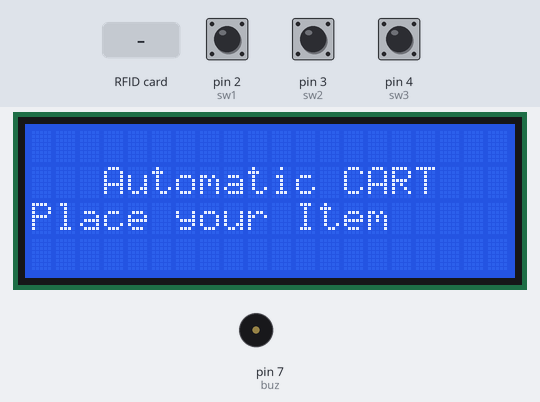
The sketch below on a simulated Arduino Uno, built with avr-gcc and run on an emulated ATmega328P. Shown: 20×4 character LCD, buzzer (waves = sounding, pin HIGH). The test bench sets the inputs (shaded band); at power-on: pin 3 (sw2) LOW, pin 2 (sw1) HIGH, pin 4 (sw3) LOW. Pins used as bus, display or sensor lines are not drawn.

Above: at 1.3 s.
1.4 s: pin 3 (sw2) pulled HIGH for 0.2 s
At 2.4 s:
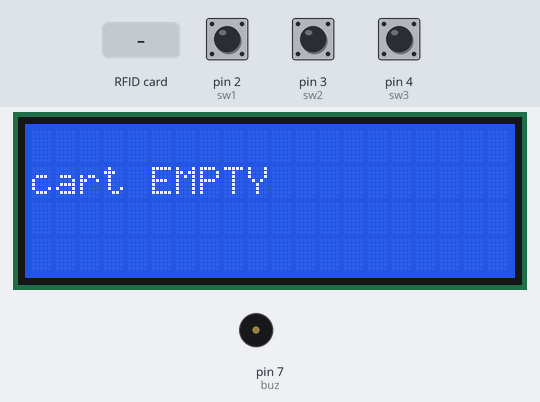
3.2 s: RFID card 05 3A B0 C0 08 B0 C1 held to the reader
At 3.46 s:
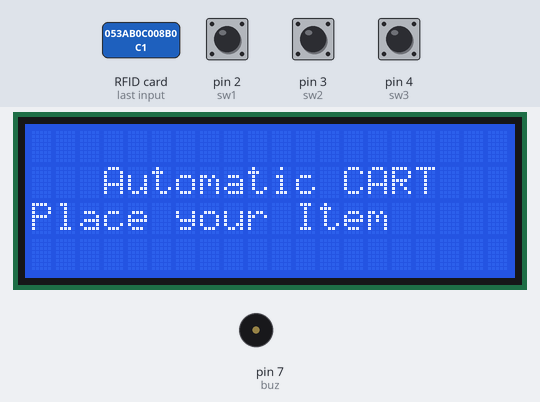
5.2 s: RFID card 05 36 0D 61 26 B0 C1 held to the reader
At 6.1 s:
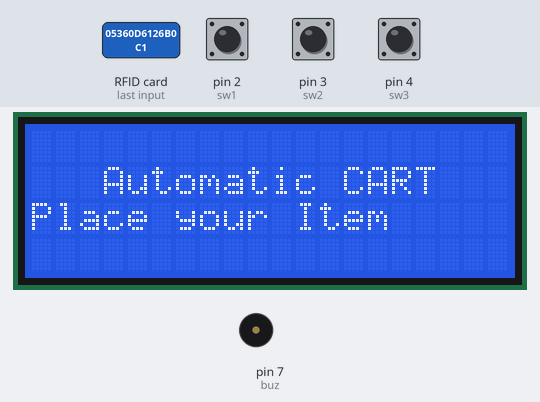
7.2 s: RFID card 05 3C 54 B8 38 B0 C1 held to the reader
At 8.9 s:
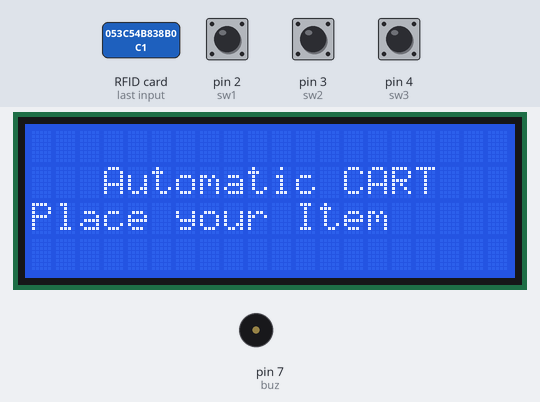
9.2 s: pin 3 (sw2) pulled HIGH for 3.2 s
At 10.3 s:
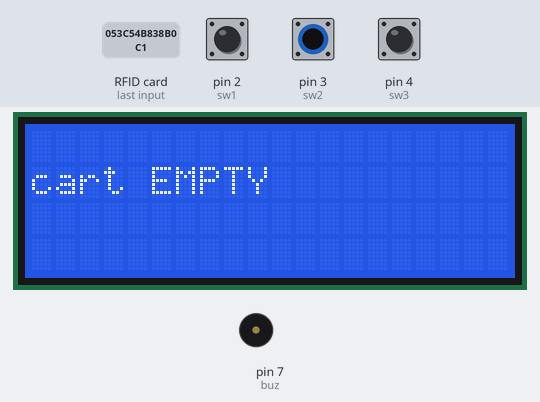
Timing chart, 0 to 14.1 s (numbered marks = the images above; inputs shaded):
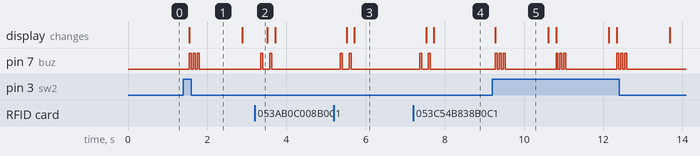

The sketch:

arduinocode.ino
```cpp
/***********************************************************************************************
 *              Auto CART
***********************************************************************************************/
#include<Arduino.h>
#include <SPI.h>
#include <MFRC522.h>
#include <Wire.h>
#include <LiquidCrystal_I2C.h>

#define buz 7
#define sw1 2
#define sw2 3
#define sw3 4
#define SS_PIN 10
#define RST_PIN 9

MFRC522 mfrc522(SS_PIN, RST_PIN);
LiquidCrystal_I2C lcd(0x27,20,4);

/*******************************************************************************************/
void rfid_read();
void main_menu();
void StoreItems();
void addItemToCart();
void buzer(int);
void addingProcedure(int);
int key();
void list_cart();
/*******************************************************************************************/
String ID="";
String content= "";

struct cart
{
  String UUID, ITEM;
  float PRICE;
} STOCK[10];

struct list
{
  String ITEM;
  float PRICE;
  int qty;
} CART[10];

int TotalItems = 7;
int items = 0;

   int pt,ot,dt=0;
/*******************************************************************************************/
void setup()
{
  Serial.begin(9600);
  SPI.begin();
  mfrc522.PCD_Init();

  pinMode(sw1, INPUT);
  pinMode(sw2, INPUT);
  pinMode(sw3, INPUT);
  pinMode(buz, OUTPUT);

  lcd.init();
  lcd.clear();
  lcd.backlight();

  main_menu();
  StoreItems();
}

void loop()
{
  rfid_read();
  addItemToCart();
  list_cart();
  delay(100);
}
/*******************************************************************************************/
void rfid_read()
{
  content = "";

  if (!mfrc522.PICC_IsNewCardPresent())
  {
    content = "NA";
    return;
  }
  if (!mfrc522.PICC_ReadCardSerial())
  {
    content = "NA";
    return;
  }

  for (byte i = 0; i < mfrc522.uid.size; i++)
  {
    content.concat(String(mfrc522.uid.uidByte[i] < 0x10 ? " 0" : " "));
    content.concat(String(mfrc522.uid.uidByte[i], HEX));
  }
}

/*******************************************************************************************/
void main_menu()
{
  lcd.clear();
  lcd.setCursor(0,1);
  lcd.print("   Automatic CART");

  lcd.setCursor(0,2);
  lcd.print("Place your Item");
}

/*******************************************************************************************/
void StoreItems()
{
  STOCK[0].UUID = " 05 3a b0 c0 08 b0 c1";
  STOCK[0].ITEM = "Rice";
  STOCK[0].PRICE = 58.99;

  STOCK[1].UUID = " 05 36 0d 61 26 b0 c1";
  STOCK[1].ITEM = "Sugar";
  STOCK[1].PRICE = 34.49;

  STOCK[2].UUID = " 05 3c 54 b8 38 b0 c1";
  STOCK[2].ITEM = "Banana";
  STOCK[2].PRICE = 29.99;

  STOCK[3].UUID = " 05 33 04 19 38 b0 c1";
  STOCK[3].ITEM = "Milk";
  STOCK[3].PRICE = 18.50;

  STOCK[4].UUID = " 05 32 7a 97 38 b0 c1";
  STOCK[4].ITEM = "Bread";
  STOCK[4].PRICE = 29.75;

  STOCK[5].UUID = " ba c3 d9 63";
  STOCK[5].ITEM = "Eggs";
  STOCK[5].PRICE = 38.99;

  STOCK[6].UUID = " 79 f0 b4 05";
  STOCK[6].ITEM = "Apples";
  STOCK[6].PRICE = 50.99;
}

/*******************************************************************************************/
void addItemToCart()
{
  if(content != "NA")
  {
    if(content != ID)
    {
      buzer(1);
      ID = content;

      for(int i=0;i<TotalItems;i++)
      {
        if(STOCK[i].UUID == content)
        {
          addingProcedure(i);
          main_menu();
          ID = "";
        }
      }
    }
  }
}

/*******************************************************************************************/
void buzer(int n)
{
  for(int i=0;i<n;i++)
  {
    digitalWrite(buz,HIGH);
    delay(50);
    digitalWrite(buz,LOW);
    delay(50);
  }
}

/*******************************************************************************************/
int key()
{
  if(digitalRead(sw1)==0) { delay(60); return 1; }
  if(digitalRead(sw2)==0) { delay(60); return 2; }
  if(digitalRead(sw3)==0) { delay(60); return 3; }
  return 4;
}

/*******************************************************************************************/
void addingProcedure(int i)
{
    int k;

    lcd.clear();
    lcd.setCursor(0, 1);
    lcd.print("   Automatic CART");
    lcd.setCursor(0, 0);
    lcd.print(STOCK[i].ITEM);
    lcd.setCursor(12, 0);
    lcd.print(STOCK[i].PRICE);
    lcd.setCursor(0, 3);
    lcd.print("S1->Add 2->Ignore");
    lcd.setCursor(0, 2);
    lcd.print("Choose your option");

    pt = ot = millis() / 100;
    dt = 0;

    while (1)
    {
        pt = millis() / 100;
        if (pt - ot > 5)
        {
            dt++;
            ot = pt;
            lcd.setCursor(18, 1);
            lcd.print(dt);
            if (dt > 10)
            {
                buzer(1);
                return;
            }
        }

        k = key();

        if (k == 2)
        {
            buzer(1);
            return;
        }

        if (k == 1)
        {
            int f = 0;
            for (int k = 0; k < items; k++)
            {
                if (CART[k].ITEM == STOCK[i].ITEM)
                {
                    f = 1;
                    CART[k].qty++;
                }
            }

            if (f == 0)
            {
                CART[items].ITEM = STOCK[i].ITEM;
                CART[items].PRICE = STOCK[i].PRICE;
                CART[items].qty = 1;
                items++;
            }

            buzer(1);
            lcd.clear();
            lcd.print("CART UPDATED");
            delay(1000);
            return;
        }
    }
}

/*******************************************************************************************
 *       LIST CART
*******************************************************************************************/
void list_cart()
{
    if (key() != 3) return;

    if (items == 0)
    {
        lcd.clear();
        lcd.setCursor(0,1);
        lcd.print("cart EMPTY");
        buzer(3);
        delay(1000);
        main_menu();
        return;
    }

    int cursor = 0;
    int top = 0;
    int visible = 3;
    int LCDline[3] = {0, 3, 2};

    bool refresh = true;


    while (1)
    {
        if (refresh)
        {
            float totalprice=0;
            for (int i = 0; i < items; i++)
            {
              totalprice += CART[i].PRICE * CART[i].qty;

            }
            lcd.clear();
            lcd.setCursor(0,1);
            lcd.print("Total:");
            lcd.print(items);
            lcd.print("items");
            lcd.setCursor(13,1);
            lcd.print(totalprice,2);


            for (int i = 0; i < visible; i++)
            {
                int index = top + i;
                if (index >= items) break;

                lcd.setCursor(0, LCDline[i]);

                if (index == cursor) lcd.print(">");
                else lcd.print(" ");

                lcd.print(CART[index].ITEM);
                lcd.print(" ");
                lcd.print(CART[index].PRICE,2);
                lcd.print("  ");
                lcd.print(CART[index].qty);
            }


            refresh = false;
        }

        int k = key();

        if (k == 2)  //  2 for moving down
        {
            cursor++;
            if (cursor >= items) cursor = 0;

            // Scroll logic
            if (cursor < top)
                top = cursor;
            else if (cursor >= top + visible)
                top = cursor - (visible - 1);

            buzer(1);
            refresh = true;
        }

        else if (k == 1)
        {
            main_menu();
            buzer(1);
            return;
        }
            else if (k == 3)   // REMOVE the item
        {
        CART[cursor].qty--;

        if (CART[cursor].qty == 0)
        {
            for(int r = cursor; r < items - 1; r++)
            {
                CART[r] = CART[r+1];
            }
            items--;
            if (cursor >= items) cursor = items - 1;
            if (cursor < 0) cursor = 0;
        }

        buzer(2);
        refresh = true;

        delay(150);
      }
    }
}
```

Measured:
- after the input at 1.4 s, pin 7 (buz): alternates HIGH for 0.05 s and LOW for 0.05 s, 6 changes in all, then stays LOW, starting after 0.15 s; the display: changes after 0.15 s (image 1)
- after the input at 3.2 s, pin 7 (buz): alternates HIGH for 0.05 s and LOW for 0.17 s, 4 changes in all, then stays LOW, starting after 0.16 s
- after the input at 5.2 s, pin 7 (buz): alternates HIGH for 0.05 s and LOW for 0.17 s, 4 changes in all, then stays LOW, starting after 0.16 s; the display: first changes after 0.32 s (image 3 shows a later state)
- after the input at 7.2 s, pin 7 (buz): alternates HIGH for 0.05 s and LOW for 0.18 s, 4 changes in all, then stays LOW, starting after 0.16 s; the display: first changes after 0.33 s (image 4 shows a later state)
- after the input at 9.2 s, pin 7 (buz): LOW → HIGH after 0.08 s, then repeats every 1.5 s: 2 × (LOW 0.05 s, HIGH 0.05 s), LOW 1.3 s, HIGH 0.05 s, until it stays LOW from 12.6 s; the display: changes after 0.08 s (image 5)
- what the display in image 5 shows lasts 1.3 s, from 9.3 s to 10.6 s
